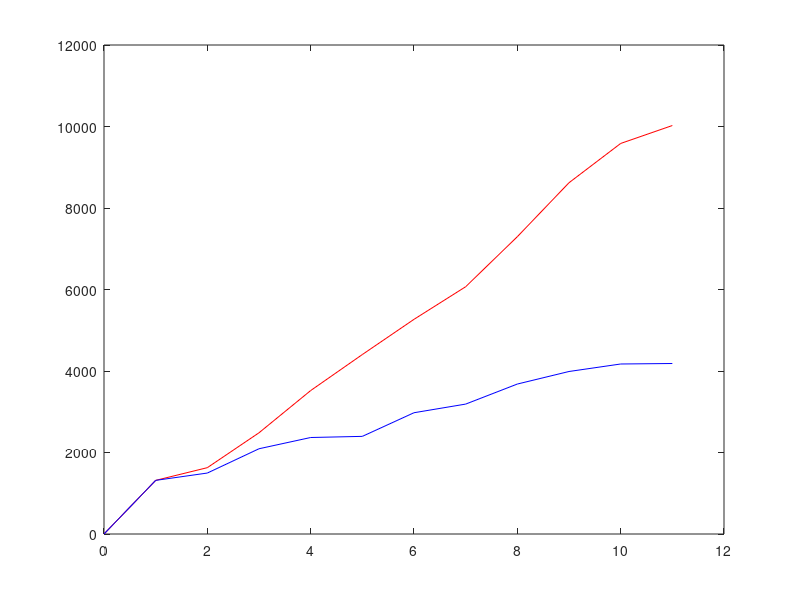

MATLAB code to generate this figure:
% Clear scope
clear;

% Simulation of Interaction
Interaction = 11;

% Max bytes per webpages
MaxBytesWebPages = 200;

% Max bytes for each object web
MaxBytesObjectWeb = 2000;

% Probabilities
% - Access the same webpage (p1)
ProbSameWebPage = 0;
% - Web object repeated (p2)
ProbRepeated = 1;

% Inicialization - Algorithm

% Number of webpages to simulate
NumWebPages = Interaction;
% Variables to save that web pages can 
% access or have accessed
WebPagesToAccess = zeros(NumWebPages,1);
WebPagesAccessed = zeros(NumWebPages,1);

% Variables to plot
% Bytes Transfered
BytesTransferedAW = zeros(Interaction,1);
BytesTransferedNG = zeros(Interaction,1);
% Bytes used from each cache
BytesFromCacheAW = zeros(Interaction,1);
BytesFromCacheNG = zeros(Interaction,1);
% Bytes used in simulation
BytesUsed = zeros(Interaction,1);

% Bytes Transfered during the webpage access
% - For actual web
AWBytesTransfered = 0;
% - For NovaGenesis Web
NGBytesTransfered = 0;

% Total Bytes Used from Cache
TotalBytesUsedInAWCache = 0;
TotalBytesUsedInNGCache = 0;
% Total Bytes Used
TotalBytesUsed = 0;

% Generation of webpages data
% RANDI - Uniformly distributed pseudorandom integers
%WebPagesData = randi(MaxBytesWebPages,NumWebPages,1);

% Col.1 (Web Data), Col.2 (Web Repeated Data)
WebPagesData = [
    [ 180 , 132  ]  % Site 01 (1,2,3,i)
    [ 596 , 260  ]  % Site 02 (2,3,4,i)
    [ 276 , 760  ]  % Site 03 (3,4,5,i)
    [ 28  , 856  ]  % Site 04 (4,5,6,i)
    [ 580 , 284  ]  % Site 05 (5,6,7,i)
    [ 212 , 588  ]  % Site 06 (6,7,8,i)
    [ 544 , 772  ]  % Site 07 (7,8,9,i)
    [ 492 , 736  ]  % Site 08
    [ 308 , 1016 ]  % Site 09
    [ 184 , 780  ]  % Site 10
    [ 12  , 428  ]  % Site 11
];

% For each webpage:
for i = 1:NumWebPages
    % - Assign a repeated object
    %WebPagesData(i,2) = randi(MaxBytesObjectWeb);
    % - Set index to provide a webpage can be accessed
    WebPagesToAccess(i,1) = i;
end

% Size of webpages accessed
ka_size = 1;

% First Interaction of Simulation
% Get random webpage to access and Set it to accessed
kta = randi(size(WebPagesToAccess,1));
%kta = 1;
k = WebPagesToAccess(kta);
WebPagesAccessed(ka_size) = k;
ka_size = ka_size + 1;
WebPagesToAccess(kta,:) = [];
% Total Bytes Transfered by first interaction
BytesToTransfer = WebPagesData(k,1) + WebPagesData(k,2);
AWBytesTransfered = AWBytesTransfered + BytesToTransfer;
NGBytesTransfered = NGBytesTransfered + BytesToTransfer;
TotalBytesUsed = TotalBytesUsed + BytesToTransfer;
% To Plot
BytesTransferedAW(1) = AWBytesTransfered;
BytesTransferedNG(1) = NGBytesTransfered;
BytesFromCacheAW(1) = TotalBytesUsedInAWCache;
BytesFromCacheNG(1) = TotalBytesUsedInNGCache;
BytesUsed(1) = TotalBytesUsed;

% Simulation for the rest of the interactions
for i = 1:Interaction-1
    UserAccess = rand();
    if( UserAccess <= ProbSameWebPage )
        % Access same webpage
        ka = randi(ka_size-1);
        k = WebPagesAccessed(ka,1);
        BytesInCache = WebPagesData(k,1) + WebPagesData(k,2);
        TotalBytesUsedInAWCache = TotalBytesUsedInAWCache + BytesInCache;
        TotalBytesUsedInNGCache = TotalBytesUsedInNGCache + BytesInCache;
        TotalBytesUsed = TotalBytesUsed + BytesInCache;
    else
        % Get random webpage to access and Set it to accessed
        %kta = randi(size(WebPagesToAccess,1));
        kta = 1;
        k = WebPagesToAccess(kta);
        WebPagesAccessed(ka_size) = k;
        ka_size = ka_size + 1;
        WebPagesToAccess(kta,:) = [];
        
        ObjectRepeated = rand();
        if( ObjectRepeated <= ProbRepeated )
            % Accessing other webpage with objects repeated
            BytesToTransfer = WebPagesData(k,1) + WebPagesData(k,2);
            AWBytesTransfered = AWBytesTransfered + BytesToTransfer;
            TotalBytesUsed = TotalBytesUsed + BytesToTransfer;
            BytesToTransfer = WebPagesData(k,1);
            BytesInCache = WebPagesData(k,2);
            NGBytesTransfered = NGBytesTransfered + BytesToTransfer;
            TotalBytesUsedInNGCache = TotalBytesUsedInNGCache + BytesInCache;
        else
            % Accessing other webpage without objects repeated
            BytesToTransfer = WebPagesData(k,1) + WebPagesData(k,2);
            AWBytesTransfered = AWBytesTransfered + BytesToTransfer;
            NGBytesTransfered = NGBytesTransfered + BytesToTransfer;
            TotalBytesUsed = TotalBytesUsed + BytesToTransfer;
        end
    end
    % Saving to plot
    BytesTransferedAW(i+1) = AWBytesTransfered;
    BytesTransferedNG(i+1) = NGBytesTransfered;
    BytesFromCacheAW(i+1) = TotalBytesUsedInAWCache;
    BytesFromCacheNG(i+1) = TotalBytesUsedInNGCache;
    BytesUsed(i+1) = TotalBytesUsed;
end

%Plot
disp('Report: ')
disp(['- Interaction: ' num2str(Interaction)])
disp('- Bytes Transfered for:');
disp(['   Actual Web: ' num2str(AWBytesTransfered)])
disp(['   NovaGenesis Web: ' num2str(NGBytesTransfered)])
disp('- Bytes Used from:');
disp(['   AWCache: ' num2str(TotalBytesUsedInAWCache)])
disp(['   NGBrowser: ' num2str(TotalBytesUsedInNGCache)])
disp(['- Total Bytes Used: ' num2str(TotalBytesUsed)])
disp('- Access Sequence of the Sites: ')
disp(WebPagesAccessed);

% Set range and offset data
range = 0:1:Interaction;
BytesTransferedAW = [0;BytesTransferedAW];
BytesTransferedNG = [0;BytesTransferedNG];
BytesUsed = [0;BytesUsed];

%plot(range,BytesTransferedAW,'b',range,BytesTransferedNG,'r',range,BytesUsed,'g');
plot(range,BytesTransferedAW,'r',range,BytesTransferedNG,'b');
%plot(range,BytesFromCacheAW,'b',range,BytesFromCacheNG,'r',range,BytesUsed,'g');













